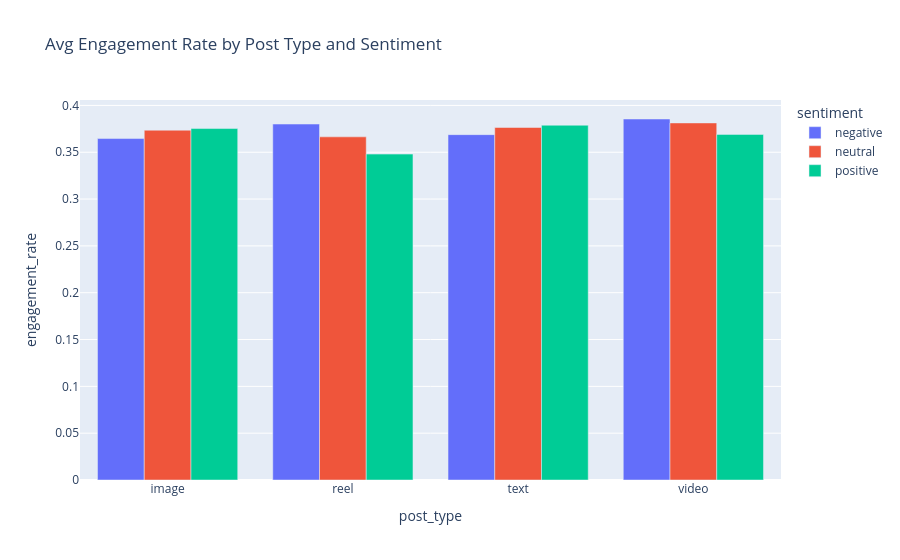

The notebook cell saved with this chart:
### Code cell
# 15. Interactive bar chart: post type by sentiment
fig = px.bar(df.groupby(["post_type", "sentiment"], as_index=False)["engagement_rate"].mean(),
             x="post_type", y="engagement_rate", color="sentiment", barmode="group",
             title="Avg Engagement Rate by Post Type and Sentiment")
fig.show()

### Figure 1 — Plotly figure (JSON) as saved in the notebook; plotly's stock layout.template omitted (floating-point values rounded to 4 significant figures)
{"data": [{"alignmentgroup": "True", "hovertemplate": "sentiment=negative<br>post_type=%{x}<br>engagement_rate=%{y}<extra></extra>", "legendgroup": "negative", "marker": {"color": "#636efa", "pattern": {"shape": ""}}, "name": "negative", "offsetgroup": "negative", "orientation": "v", "showlegend": true, "textposition": "auto", "type": "bar", "x": ["image", "reel", "text", "video"], "xaxis": "x", "y": [0.3646, 0.3801, 0.3688, 0.3855], "yaxis": "y"}, {"alignmentgroup": "True", "hovertemplate": "sentiment=neutral<br>post_type=%{x}<br>engagement_rate=%{y}<extra></extra>", "legendgroup": "neutral", "marker": {"color": "#EF553B", "pattern": {"shape": ""}}, "name": "neutral", "offsetgroup": "neutral", "orientation": "v", "showlegend": true, "textposition": "auto", "type": "bar", "x": ["image", "reel", "text", "video"], "xaxis": "x", "y": [0.3735, 0.3664, 0.3764, 0.3813], "yaxis": "y"}, {"alignmentgroup": "True", "hovertemplate": "sentiment=positive<br>post_type=%{x}<br>engagement_rate=%{y}<extra></extra>", "legendgroup": "positive", "marker": {"color": "#00cc96", "pattern": {"shape": ""}}, "name": "positive", "offsetgroup": "positive", "orientation": "v", "showlegend": true, "textposition": "auto", "type": "bar", "x": ["image", "reel", "text", "video"], "xaxis": "x", "y": [0.3753, 0.348, 0.3788, 0.3691], "yaxis": "y"}], "layout": {"barmode": "group", "legend": {"title": {"text": "sentiment"}, "tracegroupgap": 0}, "title": {"text": "Avg Engagement Rate by Post Type and Sentiment"}, "xaxis": {"anchor": "y", "domain": [0, 1], "title": {"text": "post_type"}}, "yaxis": {"anchor": "x", "domain": [0, 1], "title": {"text": "engagement_rate"}}}}
